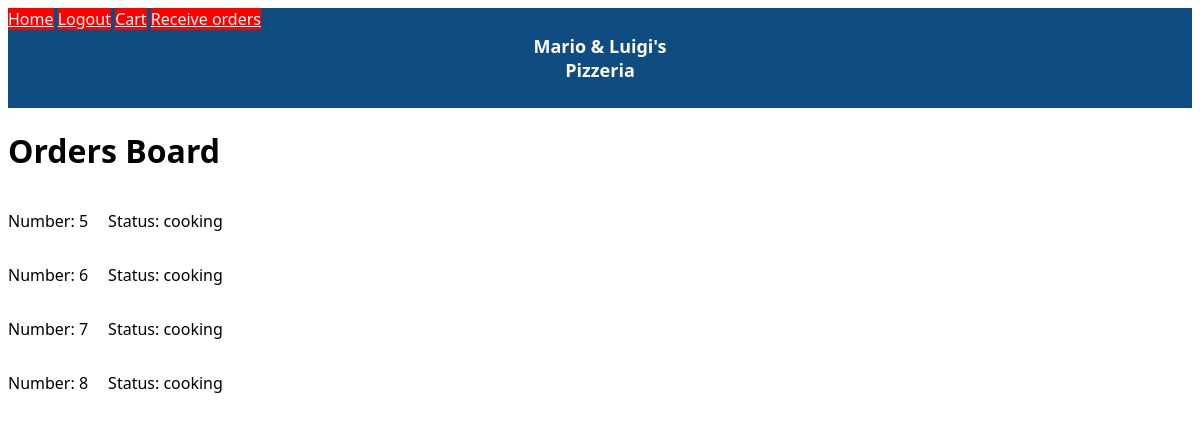
/orders-board (signed in), run on an earlier commit of the app's database.
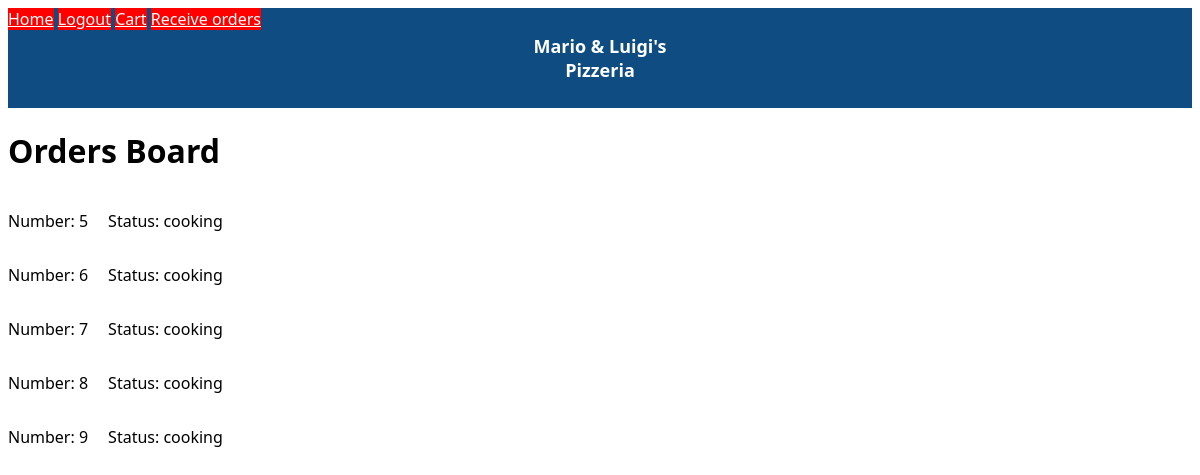
And on a later commit of the database.
### website/models.py (models this page shows)
class Order(db.Model):
    id = db.Column(db.Integer, primary_key=True)    #primary key
    date = db.Column(db.DateTime(timezone=True), default=func.now())  #current date
    user_id = db.Column(db.Integer, db.ForeignKey('user.id'))         #foreign key
    status = db.Column(db.String(150))
    orderedItems = db.Column(db.String(500))

### website/views.py (the view)
@views.route('/orders-board', methods=['GET'])
@login_required
def ordersBoard():
    allOrders = Order.query.all()
    return render_template("ordersBoard.html", user=current_user, orders=allOrders)

### website/templates/ordersBoard.html (shortened to what this page needs)
{% extends "base.html" %}
{% block content%}
    <h1> Orders Board</h1>
    {% for ord in orders %}
    <div class="order-on-board">
    <p>Number: {{ord.id}} </p>
    <p>Status: {{ord.status}} </p>
    </div>
    {% endfor %}
{% endblock %}

### website/templates/base.html (shortened to what this page needs)
<!DOCTYPE html>
<html>
  <head>
    <link rel="stylesheet" href="{{ url_for('static', filename='css/styles.css') }}">
  </head>
  <body>
    <nav>
      <div class="navbar">
        <div class="navbar-text">
          <p>Mario & Luigi's<br>Pizzeria</p>
        </div>
        <div class="navbar-nav">
          {% if user.is_authenticated %}
          <a class="navbar-item" href="/">Home</a>
          <a class="navbar-item" href="/logout">Logout</a>
          <a class="navbar-item" href="/cart">Cart</a>
          {% if user.role == "admin" %}
          <a class="navbar-item" href="/receive-orders">Receive orders</a>
          {% endif %}
          {% else %}
          <div class="top-right">
            <a class="navbar-item" href="/login">LOGIN</a>
            <a class="navbar-item" href="/sign-up">SIGN UP</a>
          </div>
          {% endif %}
        </div>
      </div>
    </nav>
    <div>{% block content %} {% endblock %}</div>
  </body>
</html>

### website/static/css/styles.css (style rules this page uses)
body { font-family: system-ui, -apple-system, BlinkMacSystemFont, 'Segoe UI', Roboto, Oxygen, Ubuntu, Cantarell, 'Open Sans', 'Helvetica Neue', sans-serif; background-color: rgb(255, 255, 255) }
.navbar { gap: 5px; background-color: #0F4C81; width: 100%; height: 100px; display: flex; position: relative; }
.navbar-item { background-color: red; color: white }
.order-on-board { display: flex; flex-direction: row; gap: 20px }
.navbar-text { text-align: center; position: absolute; top: 50%; left: 50%; transform: translate(-50%, -50%); }
.navbar-text p { color: #fff; font-size: 18px; font-weight: bold; margin: 0; padding: 0; }

What changed in the data, as far as the page shows it:
added Order: id "9", status "cooking"
